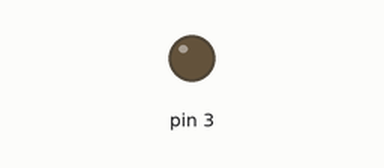
Bench run of a sketch on a simulated Arduino Uno, built with avr-gcc and run on an emulated ATmega328P. Parts: output pins drawn as LEDs (lit = HIGH).

Above: at 1.5 s.
At 4.5 s:
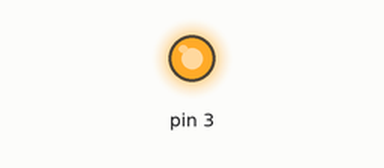
Timing chart, 0 to 14.3 s (numbered marks = the images above):
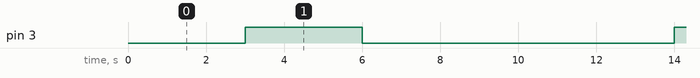

Measured:
- by itself, pin 3: alternates HIGH for 3.0 s and LOW for 8.0 s

The sketch:

codigo.ino
```cpp
void setup()
{
  pinMode(2,LOW);
  pinMode(3,HIGH);
  pinMode(4,LOW);

}

void loop()
{
  digitalWrite(2,HIGH);
  delay(3000);
  digitalWrite(2,LOW);
  digitalWrite(3, HIGH);
  delay(3000);
  digitalWrite(3, LOW);
  digitalWrite(4,HIGH);
  delay(5000);
  digitalWrite(4,LOW);
}
```
